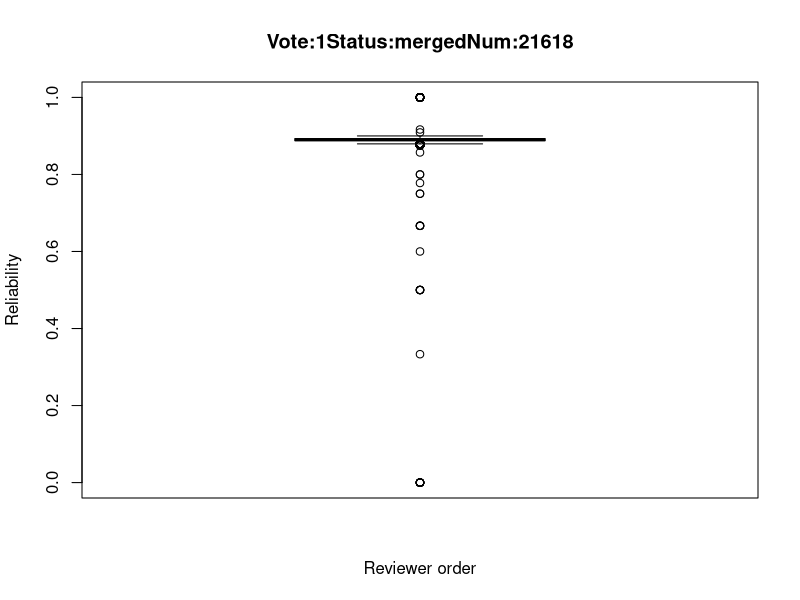

Recreate this plot in R. (Note: this script raises an error after producing the figure.)
########################
## SANER2015 RQ3
## @author:Yuki Ueda
## @createdOn:2015/10/28
########################

### Set data
num <- data.frame() # Init

# Input csv
num <- read.csv("CSVdata_q/numOfPatchsets_1.csv"
                 ,sep=",", header=TRUE)

### number of patchset's voting(+1, -1) is 1
# index_like: vote is "like"
# index_dislike_a: vote is "dislike"
index_like <- data.frame()
index_dislike <- data.frame()


for(i in 1:nrow(num)){
  if(num$VotingScore[i] == 1){      # vote is like
    index_like <- rbind(index_like, num[i,])
  }else{                            # vote is dislike
    index_dislike <- rbind(index_dislike, num[i,])
  }
}

index <- list(index_like, index_dislike)

for(i in index){
  value = i$CurrentPar
  name = paste("Vote:", i$VotingScore[1], "Status:", i$Status[1],"Num:",length(value),sep="")
  jpeg(paste("pictureRQ3_q/RQ3_1",name,".jpg",sep=""))
  boxplot(value, xlab="Reviewer order", ylab="Reliability", main=name, ylim=c(0,1))
  print(name)
  result <- summary(value)
  print(result)

  threshold = result[['1st Qu.']] - 1.5 * IQR(value)
  value = subset(j, CurrentPar > threshold)$CurrentPar
  result <- min(value)
  print(result)
}
